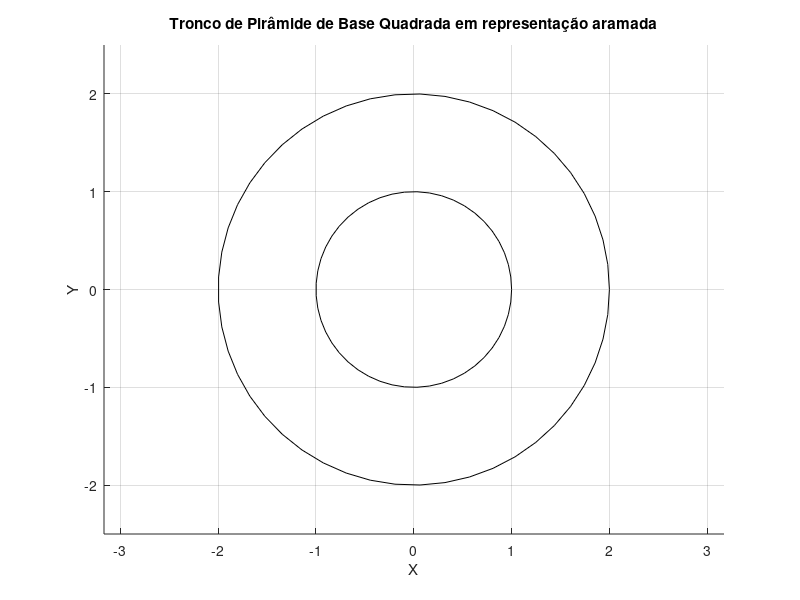

The MATLAB source for this figure: (Note: this script raises an error after producing the figure.)
% Parâmetros do tronco de pirâmide de base quadrada
altura_total = 5; % Altura total do tronco de pirâmide
altura_menor = 2; % Altura da base menor
lado_menor = 2; % Comprimento do lado da base menor
lado_maior = 4; % Comprimento do lado da base maior
resolucao = 50; % Número de pontos ao longo das arestas

% Gerar pontos do tronco de pirâmide de base quadrada
theta = linspace(0, 2*pi, resolucao);
x_menor = lado_menor/2*cos(theta);
y_menor = lado_menor/2*sin(theta);
x_maior = lado_maior/2*cos(theta);
y_maior = lado_maior/2*sin(theta);
z = linspace(0, altura_total, resolucao+1);

% Plotar o tronco de pirâmide de base quadrada em representação aramada
figure;
hold on;
grid on;
axis equal;
xlabel('X');
ylabel('Y');
zlabel('Z');
title('Tronco de Pirâmide de Base Quadrada em representação aramada');

% Plotar as arestas horizontais do tronco de pirâmide
for i = 1:resolucao
    plot3([x_menor(i) x_menor(i+1)], [y_menor(i) y_menor(i+1)], [z(1) z(1)], 'k'); % Arestas da base menor
    plot3([x_maior(i) x_maior(i+1)], [y_maior(i) y_maior(i+1)], [z(end) z(end)], 'k'); % Arestas da base maior
end

% Plotar as arestas verticais do tronco de pirâmide
for i = 1:resolucao
    plot3([x_menor(i) x_maior(i)], [y_menor(i) y_maior(i)], [z(1) z(end)], 'k'); % Arestas laterais
    plot3([x_menor(i) x_menor(i)], [y_menor(i) y_menor(i)], [z(1) z(end)], 'k'); % Arestas da base menor
    plot3([x_maior(i) x_maior(i)], [y_maior(i) y_maior(i)], [z(1) z(end)], 'k'); % Arestas da base maior
end

